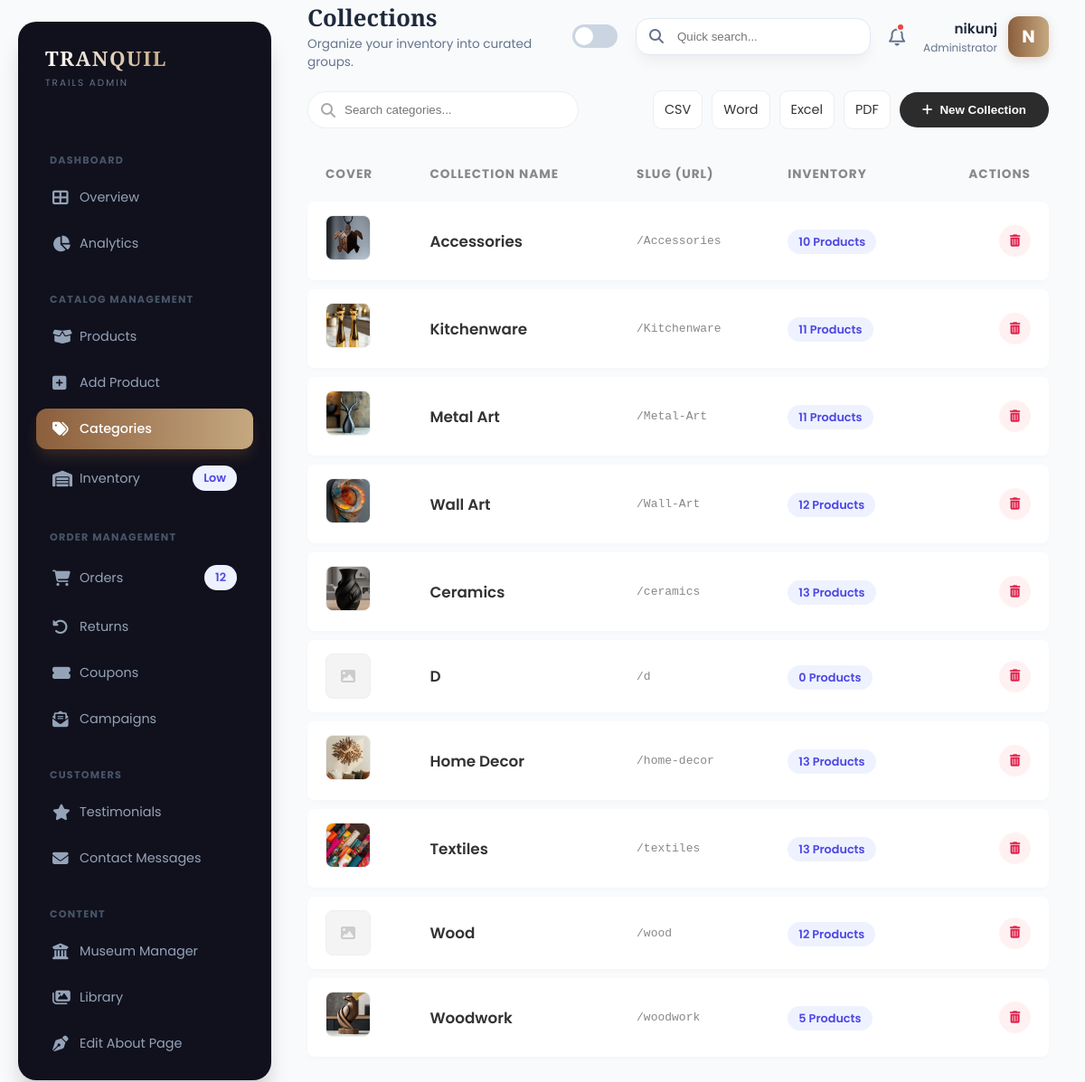
The page /admin-categories/ (signed in) on the database its author committed.
### core/models.py (models this page shows, shortened)
class Category(models.Model):
    name = models.CharField(max_length=100)
    slug = models.SlugField(unique=True)
    image = models.ImageField(upload_to='categories/', blank=True, null=True)
    class Meta:
        verbose_name_plural = "Categories"

### core/views.py (the view, shortened to what this page needs)
# urls.py: path('admin-categories/', views.admin_categories, name='admin_categories'),
@login_required(login_url='login')
@user_passes_test(admin_only, login_url='login')
def admin_categories(request):
    categories = Category.objects.annotate(
        product_count=Count('products')
    )
    return render(request, 'admin/categories.html', {
        'categories': categories
    })

### core/context_processors.py (called while the page is built)
def site_settings(request):
    settings_obj, _ = SiteSetting.objects.get_or_create(id=1)
    return {'site_settings': settings_obj}

### core/views.py (called while the page is built)
def admin_only(user):
    return user.is_authenticated and user.is_staff

### core/templates/admin/categories.html (shortened to what this page needs)
{% extends 'admin/base_admin.html' %}
{% load static %}
{% block page_title %}Collections{% endblock %}
{% block page_desc %}Organize your inventory into curated groups.{% endblock %}
{% block content %}
<div class="fade-in-up">
    <div style="display: flex; justify-content: space-between; align-items: center; margin-bottom: 30px; gap: 16px; flex-wrap: wrap;">
        <div style="position: relative;">
            <i class="fas fa-search" style="position: absolute; left: 15px; top: 50%; transform: translateY(-50%); color: #aaa;"></i>
            <input type="text" id="searchInput" placeholder="Search categories..."
                   style="padding: 12px 12px 12px 40px; border: 1px solid #eee; border-radius: 30px; width: 300px; outline: none; transition: 0.3s;"
                   onfocus="this.style.borderColor='#8b5e3c'; this.style.width='320px'"
                   onblur="this.style.borderColor='#eee'; this.style.width='300px'">
        </div>
        <div class="toolbar-actions">
            <a href="{% url 'admin_export_categories' %}?format=csv" class="export-link">CSV</a>
            <a href="{% url 'admin_export_categories' %}?format=word" class="export-link">Word</a>
            <a href="{% url 'admin_export_categories' %}?format=excel" class="export-link">Excel</a>
            <a href="{% url 'admin_export_categories' %}?format=pdf" class="export-link">PDF</a>
            <button onclick="openModal()"
                    style="background: #2c2c2c; color: white; padding: 12px 25px; border-radius: 30px; border: none; font-weight: 600; cursor: pointer; transition: 0.3s; display: flex; align-items: center; gap: 8px;">
                <i class="fas fa-plus"></i> New Collection
            </button>
        </div>
    </div>
    <table class="modern-table">
        <thead>
            <tr>
                <th>Cover</th>
                <th>Collection Name</th>
                <th>Slug (URL)</th>
                <th>Inventory</th>
                <th style="text-align: right;">Actions</th>
            </tr>
        </thead>
        <tbody id="categoryTableBody">
            {% for cat in categories %}
            <tr class="table-row">
                <td>
                    {% if cat.image %}
                        <img src="{{ cat.image.url }}" class="cat-avatar">
                    {% else %}
                        <div class="cat-avatar" style="display: flex; align-items: center; justify-content: center; color: #ccc;">
                            <i class="fas fa-image"></i>
                        </div>
                    {% endif %}
                </td>
                <td style="font-weight: 600; font-size: 1.05rem; color: #333;">
                    {{ cat.name }}
                </td>
                <td style="color: #888; font-family: monospace;">
                    /{{ cat.slug }}
                </td>
                <td>
                    <span class="badge">{{ cat.product_count }} Products</span>
                </td>
                <td style="text-align: right;">
                    <form action="{% url 'admin_delete_category' cat.id %}" method="POST" onsubmit="return confirm('Delete {{ cat.name }}? Products in this category will remain but become uncategorized.');" style="display: inline;">
                        <button type="submit" class="action-btn btn-delete" title="Delete Collection">
                            <i class="fas fa-trash-alt"></i>
                        </button>
                    </form>
                </td>
            </tr>
            {% empty %}
            <tr>
                <td colspan="5" style="text-align: center; padding: 40px; color: #999;">
                    No collections found. Create your first one!
                </td>
            </tr>
            {% endfor %}
        </tbody>
    </table>
</div>
{% endblock %}

### core/templates/admin/base_admin.html (shortened to what this page needs)
{% load static %}
<!DOCTYPE html>
<html lang="en" data-theme="light"> <head>
    <link rel="stylesheet" href="https://cdnjs.cloudflare.com/ajax/libs/font-awesome/6.4.0/css/all.min.css">
</head>
<body>
    <aside class="sidebar" id="sidebar">
        <div class="logo-area">
            <div>
                <div class="logo-text">TRANQUIL</div>
                <div class="logo-sub">Trails Admin</div>
            </div>
        </div>
        <div class="nav-scroller">
            <div class="nav-category">Dashboard</div>
            <div class="nav-item">
                <a href="{% url 'admin_dashboard' %}" class="nav-link {% if request.resolver_match.url_name == 'admin_dashboard' %}active{% endif %}">
                    <i class="fas fa-th-large"></i> <span>Overview</span>
                </a>
            </div>
            <div class="nav-item">
                <a href="{% url 'admin_analytics' %}" class="nav-link {% if request.resolver_match.url_name == 'admin_analytics' %}active{% endif %}">
                    <i class="fas fa-chart-pie"></i> <span>Analytics</span>
                </a>
            </div>
            <div class="nav-category">Catalog Management</div>
            <div class="nav-item">
                <a href="{% url 'admin_products' %}" class="nav-link {% if request.resolver_match.url_name == 'admin_products' %}active{% endif %}">
                    <i class="fas fa-box-open"></i> <span>Products</span>
                </a>
            </div>
            <div class="nav-item">
                <a href="{% url 'admin_add_product' %}" class="nav-link {% if request.resolver_match.url_name == 'admin_add_product' %}active{% endif %}">
                    <i class="fas fa-plus-square"></i> <span>Add Product</span>
                </a>
            </div>
            <div class="nav-item">
                <a href="{% url 'admin_categories' %}" class="nav-link {% if request.resolver_match.url_name == 'admin_categories' %}active{% endif %}">
                    <i class="fas fa-tags"></i> <span>Categories</span>
                </a>
            </div>
            <div class="nav-item">
                <a href="{% url 'admin_inventory' %}" class="nav-link {% if request.resolver_match.url_name == 'admin_inventory' %}active{% endif %}">
                    <i class="fas fa-warehouse"></i> <span>Inventory</span>
                    <span class="badge bg-danger">Low</span>
                </a>
            </div>
            <div class="nav-category">Order Management</div>
            <div class="nav-item">
                <a href="{% url 'admin_orders' %}" class="nav-link {% if request.resolver_match.url_name == 'admin_orders' %}active{% endif %}">
                    <i class="fas fa-shopping-cart"></i> <span>Orders</span>
                    <span class="badge bg-accent">12</span>
                </a>
            </div>
            <div class="nav-item">
                <a href="{% url 'admin_returns' %}" class="nav-link {% if request.resolver_match.url_name == 'admin_returns' %}active{% endif %}">
                    <i class="fas fa-undo-alt"></i> <span>Returns</span>
                </a>
            </div>
             <div class="nav-item">
                <a href="{% url 'admin_discounts' %}" class="nav-link {% if request.resolver_match.url_name == 'admin_discounts' %}active{% endif %}">
                    <i class="fas fa-ticket-alt"></i> <span>Coupons</span>
                </a>
            </div>
            <div class="nav-item">
                <a href="{% url 'admin_campaigns' %}" class="nav-link {% if request.resolver_match.url_name == 'admin_campaigns' %}active{% endif %}">
                    <i class="fas fa-envelope-open-text"></i> <span>Campaigns</span>
                </a>
            </div>
            <div class="nav-category">Customers</div>
           <div class="nav-item">
                <a href="{% url 'admin_reviews' %}" class="nav-link {% if request.resolver_match.url_name == 'admin_reviews' %}active{% endif %}">
                    <i class="fas fa-star"></i> <span>Testimonials</span>
                </a>
            </div>
                       <div class="nav-item">
                <a href="{% url 'admin_contact_messages' %}"
                class="nav-link {% if request.resolver_match.url_name == 'admin_contact_messages' %}active{% endif %}">
                    <i class="fas fa-envelope"></i> <span>Contact Messages</span>
                </a>
            </div>
            <div class="nav-category">Content</div>
            <div class="nav-item">
                <a href="{% url 'museum_manager' %}" class="nav-link {% if request.resolver_match.url_name == 'museum_manager' %}active{% endif %}">
                    <i class="fas fa-university"></i> <span>Museum Manager</span>
                </a>
            </div>
            <div class="nav-item">
                <a href="{% url 'admin_media' %}" class="nav-link {% if request.resolver_match.url_name == 'admin_media' %}active{% endif %}">
                    <i class="fas fa-images"></i> <span>Library</span>
                </a>
            </div>
             <div class="nav-item">
                <a href="{% url 'admin_about_editor' %}" class="nav-link {% if request.resolver_match.url_name == 'admin_about_editor' %}active{% endif %}">
                    <i class="fas fa-pen-nib"></i> <span>Edit About Page</span>
                </a>
            </div>
            <div class="nav-category">Settings</div>
        </div>
    </aside>
    <div class="content-wrapper">
        <header class="top-header">
            <div class="header-left">
                <div class="page-title">
                    <h2>{% block page_title %}Dashboard{% endblock %}</h2>
                    <p>{% block page_desc %}Welcome back, Admin{% endblock %}</p>
                </div>
            </div>
            <div class="header-right">
                <div class="theme-switch-wrapper">
                    <label class="theme-switch" for="checkbox">
                        <div class="slider round">
                            <i class="fas fa-sun"></i>
                        </div>
                    </label>
                </div>
                <div class="search-box">
                    <i class="fas fa-search"></i>
                    <input type="text" placeholder="Quick search...">
                </div>
                <div class="notif-btn">
                    <i class="far fa-bell"></i>
                    <div class="notif-dot"></div>
                </div>
                <div class="user-profile">
                    <div class="user-info">
                        <span class="name">{{ user.first_name|default:user.username }}</span>
                        <span class="role">Administrator</span>
                    </div>
                    <div class="user-avatar">
                        {{ user.username|slice:":1"|upper }}
                    </div>
                </div>
            </div>
        </header>
        <div class="content-body">
            {% block content %}{% endblock %}
        </div>
    </div>
</body>
</html>

### core/templates/admin/categories.html (style rules this page uses)
.modern-table { width: 100%; border-collapse: separate; border-spacing: 0 10px; }
.modern-table thead th { color: #888; font-size: 0.85rem; text-transform: uppercase; letter-spacing: 1px; padding: 0 20px 10px 20px; text-align: left; }
.table-row { background: white; box-shadow: 0 2px 5px rgba(0,0,0,0.02); border-radius: 8px; transition: transform 0.2s, box-shadow 0.2s; }
.table-row td { padding: 15px 20px; vertical-align: middle; }
.table-row td:first-child { border-top-left-radius: 8px; border-bottom-left-radius: 8px; }
.table-row td:last-child { border-top-right-radius: 8px; border-bottom-right-radius: 8px; }
.cat-avatar { width: 50px; height: 50px; border-radius: 8px; object-fit: cover; background: #f4f4f4; border: 1px solid #eee; }
.badge { background: #eef2ff; color: #4f46e5; padding: 5px 12px; border-radius: 20px; font-size: 0.8rem; font-weight: 600; }
.action-btn { width: 35px; height: 35px; border-radius: 50%; border: none; display: inline-flex; align-items: center; justify-content: center; cursor: pointer; transition: 0.2s; }
.btn-delete { background: #fff1f2; color: #e11d48; }
.toolbar-actions { display: flex; gap: 10px; align-items: center; flex-wrap: wrap; }
.export-link { background: #fff; border: 1px solid #eee; padding: 10px 12px; border-radius: 10px; text-decoration: none; color: #333; font-size: 0.9rem; transition: 0.2s; }

### rows shown on the page
Category: image (picture), name "Accessories", slug "Accessories", product_count "10"
Category: image (picture), name "Kitchenware", slug "Kitchenware", product_count "11"
Category: image (picture), name "Metal Art", slug "Metal-Art", product_count "11"
Category: image (picture), name "Wall Art", slug "Wall-Art", product_count "12"
Category: image (picture), name "Ceramics", slug "ceramics", product_count "13"
Category: name "D", slug "d", product_count "0"
Category: image (picture), name "Home Decor", slug "home-decor", product_count "13"
Category: image (picture), name "Textiles", slug "textiles", product_count "13"
Category: name "Wood", slug "wood", product_count "12"
Category: image (picture), name "Woodwork", slug "woodwork", product_count "5"

### other values the page prints
{{ user.first_name|default:user.username }} "nikunj"
{{ user.username|slice:":1"|upper }} "N"
